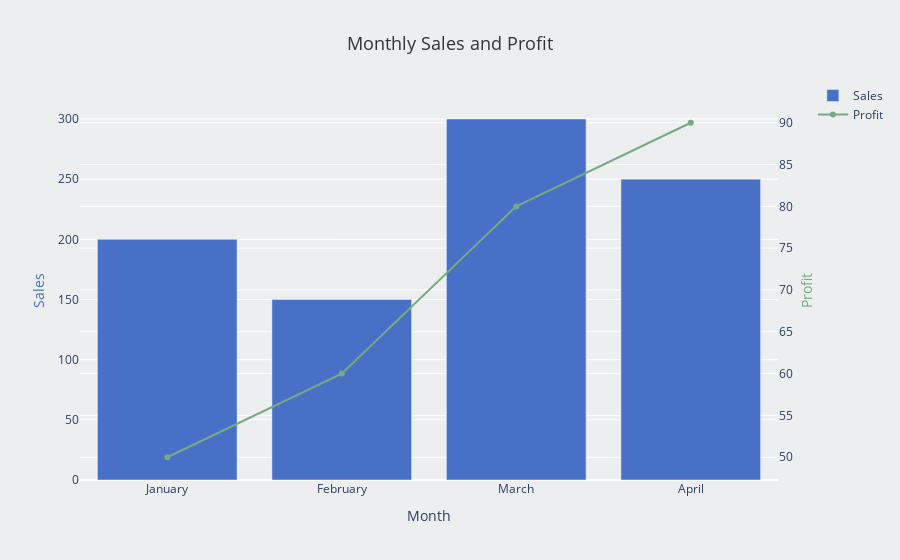

Source (notebook cell):
### Code cell
import pandas as pd
import plotly.graph_objects as go

# Define the color palettes
color_pallet = [
    "#4870C6",
    "#77A984",
    "#19BAB6",
    "#A6E9AB",
    "#E1EE92",
    "#FFF773",
    "#FF7569",
    "#E18EbA",
    "#FFC5EA",
    "#6D6BCF",
]
color_white = "#ECEEEF"


def plot_combined_bar_line_chart(
    dataframe: pd.DataFrame,
    x_column: str,
    y_column_bar: str,
    y_column_line: str,
    title: str = None,
    yaxis1_title: str = None,
    yaxis2_title: str = None,
) -> go.Figure:
    """
    Generate a combined bar and line chart using the provided DataFrame.

    Parameters:
        dataframe (pd.DataFrame): The DataFrame containing the data for the chart.
        x_column (str): The name of the column to be used for the x-axis of the chart.
        y_column_bar (str): The name of the column to be used for the bar chart y-axis.
        y_column_line (str): The name of the column to be used for the line chart y-axis.
        title (str, optional): The title for the chart. If None, the chart will have no title.
        yaxis1_title (str, optional): The title for the primary y-axis. If None, no title will be shown.
        yaxis2_title (str, optional): The title for the secondary y-axis. If None, no title will be shown.

    Returns:
        go.Figure: The function generates and returns the combined bar and line chart using Plotly.
    """

    fig = go.Figure()

    # Define colors for the bar and line from the color palette
    bar_color = color_pallet[0]
    line_color = color_pallet[1]

    # Adding the bar chart
    fig.add_trace(
        go.Bar(
            x=dataframe[x_column],
            y=dataframe[y_column_bar],
            name=y_column_bar,
            marker_color=bar_color,
        )
    )

    # Adding the line chart with a secondary y-axis
    fig.add_trace(
        go.Scatter(
            x=dataframe[x_column],
            y=dataframe[y_column_line],
            name=y_column_line,
            yaxis="y2",
            line=dict(color=line_color),
        )
    )

    # Set up the layout with two y-axes
    fig.update_layout(
        title=dict(text=title, x=0.5, font=dict(size=18, color="#333333")),
        xaxis=dict(title=x_column),
        yaxis=dict(
            title=yaxis1_title, titlefont=dict(color=bar_color), title_standoff=10
        ),
        yaxis2=dict(
            title=yaxis2_title,
            titlefont=dict(color=line_color),
            title_standoff=10,
            overlaying="y",
            side="right",
        ),
        legend=dict(x=1.05, y=1.05),
        barmode="overlay",
        plot_bgcolor=color_white,
        paper_bgcolor=color_white,
    )

    return fig


# Example usage
data = {
    "Month": ["January", "February", "March", "April"],
    "Sales": [200, 150, 300, 250],
    "Profit": [50, 60, 80, 90],
}
df = pd.DataFrame(data)

# Test the function
fig = plot_combined_bar_line_chart(
    dataframe=df,
    x_column="Month",
    y_column_bar="Sales",
    y_column_line="Profit",
    title="Monthly Sales and Profit",
    yaxis1_title="Sales",
    yaxis2_title="Profit",
)
fig.show()

### Figure 1 — Plotly figure (JSON) as saved in the notebook; plotly's stock layout.template omitted (floating-point values rounded to 4 significant figures)
{"data": [{"marker": {"color": "#4870C6"}, "name": "Sales", "type": "bar", "x": ["January", "February", "March", "April"], "y": [200, 150, 300, 250]}, {"line": {"color": "#77A984"}, "name": "Profit", "type": "scatter", "x": ["January", "February", "March", "April"], "y": [50, 60, 80, 90], "yaxis": "y2"}], "layout": {"barmode": "overlay", "legend": {"x": 1.05, "y": 1.05}, "paper_bgcolor": "#ECEEEF", "plot_bgcolor": "#ECEEEF", "title": {"font": {"color": "#333333", "size": 18}, "text": "Monthly Sales and Profit", "x": 0.5}, "xaxis": {"title": {"text": "Month"}}, "yaxis": {"title": {"font": {"color": "#4870C6"}, "standoff": 10, "text": "Sales"}}, "yaxis2": {"overlaying": "y", "side": "right", "title": {"font": {"color": "#77A984"}, "standoff": 10, "text": "Profit"}}}}
